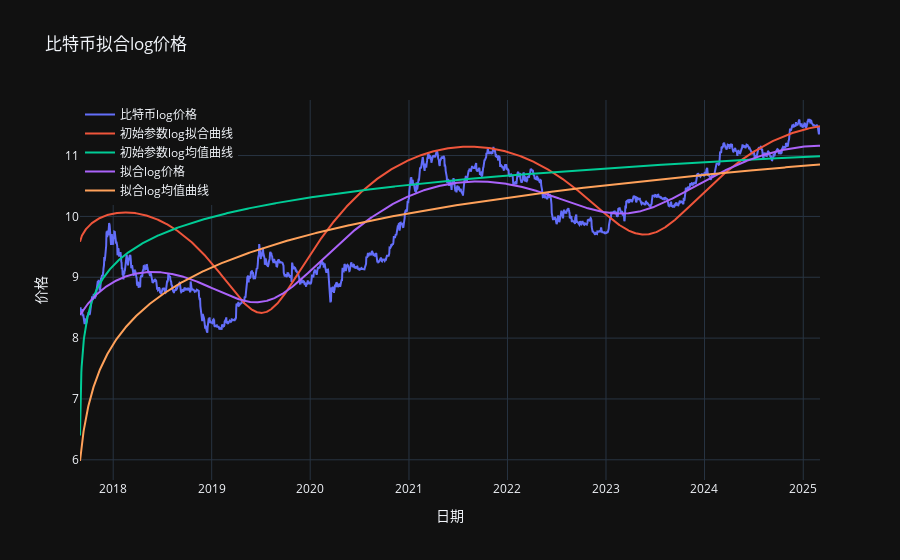

The notebook cell saved with this chart:
### Code cell
# 创建log图表
fig = make_subplots()

# 添加log价格曲线
fig.add_trace(go.Scatter(x=df.index, y=y_data_log, mode='lines', name='比特币log价格'))

# 添加初始参数拟合曲线
fig.add_trace(go.Scatter(x=df.index, y=y_true_log, mode='lines', name='初始参数log拟合曲线'))

# 添加初始参数均值曲线
fig.add_trace(go.Scatter(x=df.index, y=np.log(y_true_m), mode='lines', name='初始参数log均值曲线'))

# 添加拟合价格曲线
fig.add_trace(go.Scatter(x=df.index, y=result.best_fit, mode='lines', name='拟合log价格'))

# 添加拟合log均值曲线
fig.add_trace(go.Scatter(x=df.index, y=y_regression_fit_m_log, mode='lines', name='拟合log均值曲线'))

# 更新布局
fig.update_layout(
    title='比特币拟合log价格',
    xaxis_title='日期',
    yaxis_title='价格',
    legend=dict(x=0, y=1)
)

# 显示图表
fig.show()

### Figure 1 — Plotly figure (JSON) as saved in the notebook; plotly's stock layout.template omitted (floating-point values rounded to 4 significant figures; data arrays with more than 128 entries replaced by an {"elided": "..."} marker saying what was removed)
{"data": [{"mode": "lines", "name": "比特币log价格", "x": {"elided": "2743 str values"}, "y": {"elided": "2743 float values"}, "type": "scatter"}, {"mode": "lines", "name": "初始参数log拟合曲线", "x": {"elided": "2743 str values"}, "y": {"elided": "2743 float values"}, "type": "scatter"}, {"mode": "lines", "name": "初始参数log均值曲线", "x": {"elided": "2743 str values"}, "y": {"elided": "2743 float values"}, "type": "scatter"}, {"mode": "lines", "name": "拟合log价格", "x": {"elided": "2743 str values"}, "y": {"elided": "2743 float values"}, "type": "scatter"}, {"mode": "lines", "name": "拟合log均值曲线", "x": {"elided": "2743 str values"}, "y": {"elided": "2743 float values"}, "type": "scatter"}], "layout": {"xaxis": {"anchor": "y", "domain": [0.0, 1.0], "title": {"text": "日期"}}, "yaxis": {"anchor": "x", "domain": [0.0, 1.0], "title": {"text": "价格"}}, "legend": {"x": 0, "y": 1}, "title": {"text": "比特币拟合log价格"}}}
